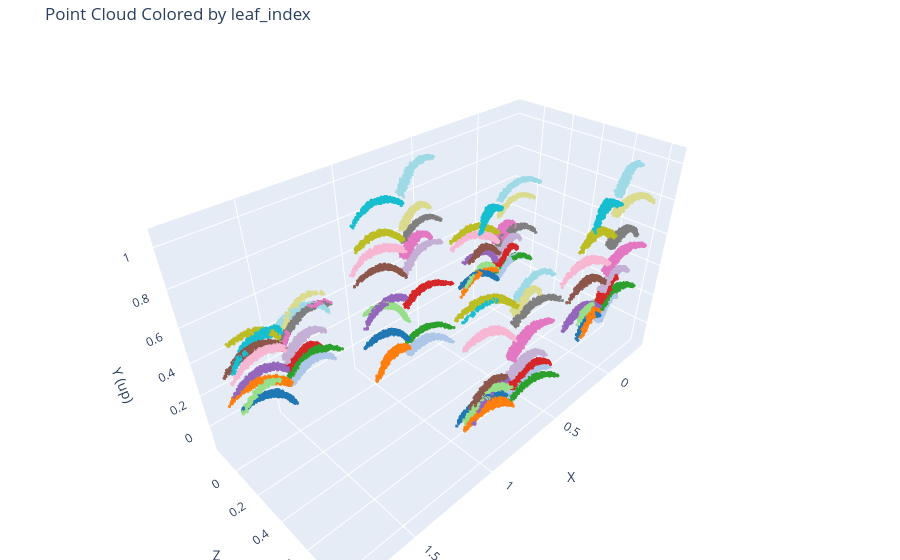

Here is the notebook cell this chart was saved with:
### Code cell
if leaf_index is None:
    print("No leaf_index element found in this PLY.")
else:
    plot_point_cloud(leaf_index, "Point Cloud Colored by leaf_index")

### Figure 1 — Plotly figure (JSON) as saved in the notebook; plotly's stock layout.template omitted (floating-point values rounded to 4 significant figures; data arrays with more than 128 entries replaced by an {"elided": "..."} marker saying what was removed)
{"data": [{"marker": {"color": {"elided": "40045 str values"}, "opacity": 0.9, "size": 2}, "mode": "markers", "type": "scatter3d", "x": {"elided": "40045 float values"}, "y": {"elided": "40045 float values"}, "z": {"elided": "40045 float values"}}], "layout": {"margin": {"b": 0, "l": 0, "r": 0, "t": 40}, "scene": {"aspectmode": "data", "xaxis": {"title": {"text": "X"}}, "yaxis": {"title": {"text": "Z"}}, "zaxis": {"title": {"text": "Y (up)"}}}, "title": {"text": "Point Cloud Colored by leaf_index"}}}
